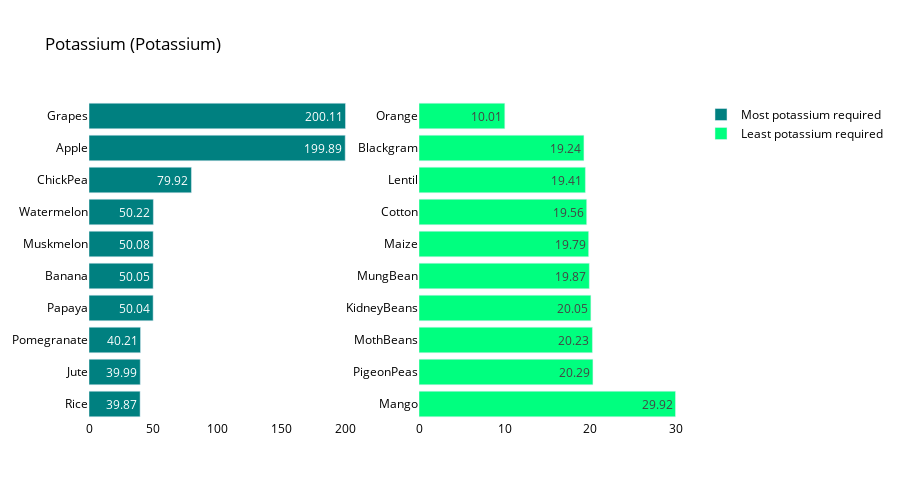

Notebook code for this chart:
### Code cell
crop_summary_K = crop_summary.sort_values(by='Potassium', ascending=False)

fig = make_subplots(rows=1, cols=2)

top = {
    'y' : crop_summary_K['Potassium'][0:10].sort_values().index,
    'x' : crop_summary_K['Potassium'][0:10].sort_values()
}

last = {
    'y' : crop_summary_K['Potassium'][-10:].index,
    'x' : crop_summary_K['Potassium'][-10:]
}

fig.add_trace(
    go.Bar(top,
           name="Most potassium required",
           marker_color=random.choice(colorarr),
           orientation='h',
          text=top['x']),

    row=1, col=1
)

fig.add_trace(
    go.Bar(last,
           name="Least potassium required",
           marker_color=random.choice(colorarr),
           orientation='h',
          text=last['x']),
    row=1, col=2
)
fig.update_traces(texttemplate='%{text}', textposition='inside')
fig.update_layout(title_text="Potassium (Potassium)",
                  plot_bgcolor='white',
                  font_size=12,
                  font_color='black',
                 height=500)

fig.update_xaxes(showgrid=False)
fig.update_yaxes(showgrid=False)
fig.show()

### Figure 1 — Plotly figure (JSON) as saved in the notebook; plotly's stock layout.template omitted (floating-point values rounded to 4 significant figures)
{"data": [{"marker": {"color": "#008080"}, "name": "Most potassium required", "orientation": "h", "text": [39.87, 39.99, 40.21, 50.04, 50.05, 50.08, 50.22, 79.92, 199.9, 200.1], "textposition": "inside", "texttemplate": "%{text}", "type": "bar", "x": [39.87, 39.99, 40.21, 50.04, 50.05, 50.08, 50.22, 79.92, 199.9, 200.1], "xaxis": "x", "y": ["Rice", "Jute", "Pomegranate", "Papaya", "Banana", "Muskmelon", "Watermelon", "ChickPea", "Apple", "Grapes"], "yaxis": "y"}, {"marker": {"color": "#00ff7f"}, "name": "Least potassium required", "orientation": "h", "text": [29.92, 20.29, 20.23, 20.05, 19.87, 19.79, 19.56, 19.41, 19.24, 10.01], "textposition": "inside", "texttemplate": "%{text}", "type": "bar", "x": [29.92, 20.29, 20.23, 20.05, 19.87, 19.79, 19.56, 19.41, 19.24, 10.01], "xaxis": "x2", "y": ["Mango", "PigeonPeas", "MothBeans", "KidneyBeans", "MungBean", "Maize", "Cotton", "Lentil", "Blackgram", "Orange"], "yaxis": "y2"}], "layout": {"font": {"color": "black", "size": 12}, "height": 500, "plot_bgcolor": "white", "title": {"text": "Potassium (Potassium)"}, "xaxis": {"anchor": "y", "domain": [0, 0.45], "showgrid": false}, "xaxis2": {"anchor": "y2", "domain": [0.55, 1], "showgrid": false}, "yaxis": {"anchor": "x", "domain": [0, 1], "showgrid": false}, "yaxis2": {"anchor": "x2", "domain": [0, 1], "showgrid": false}}}
